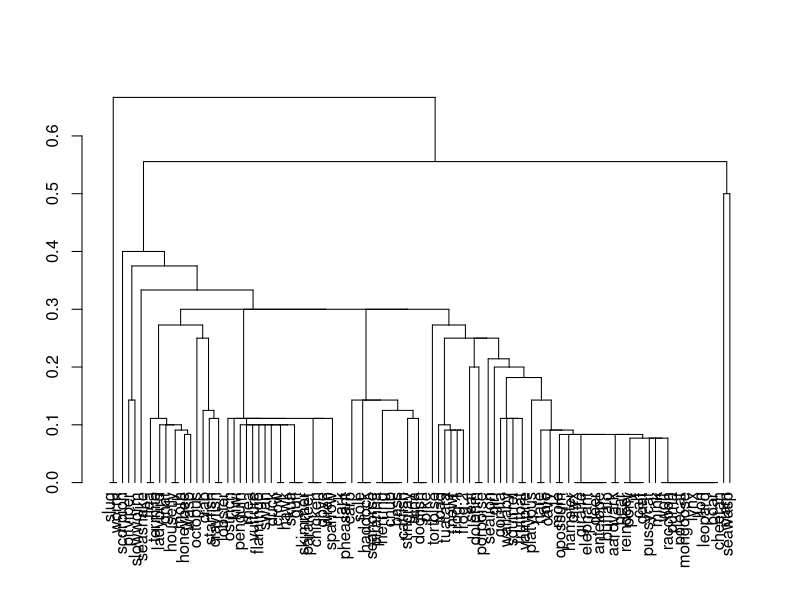
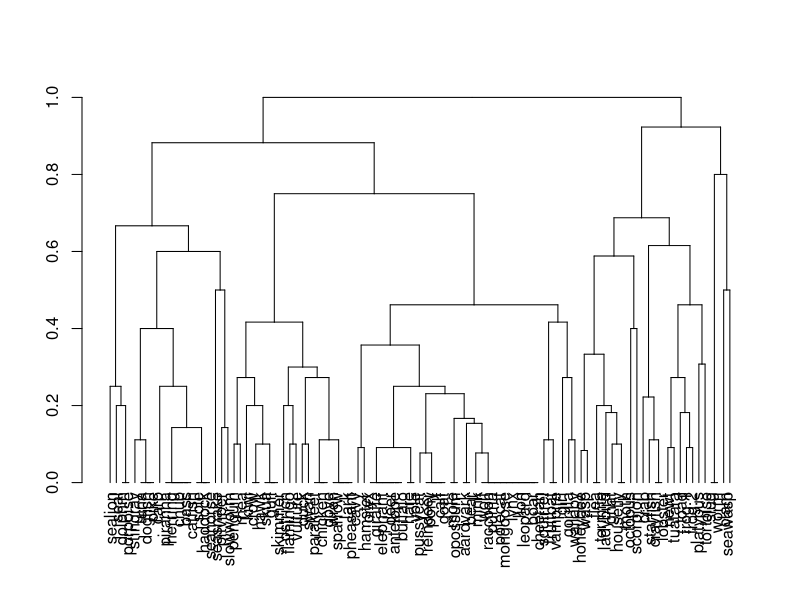
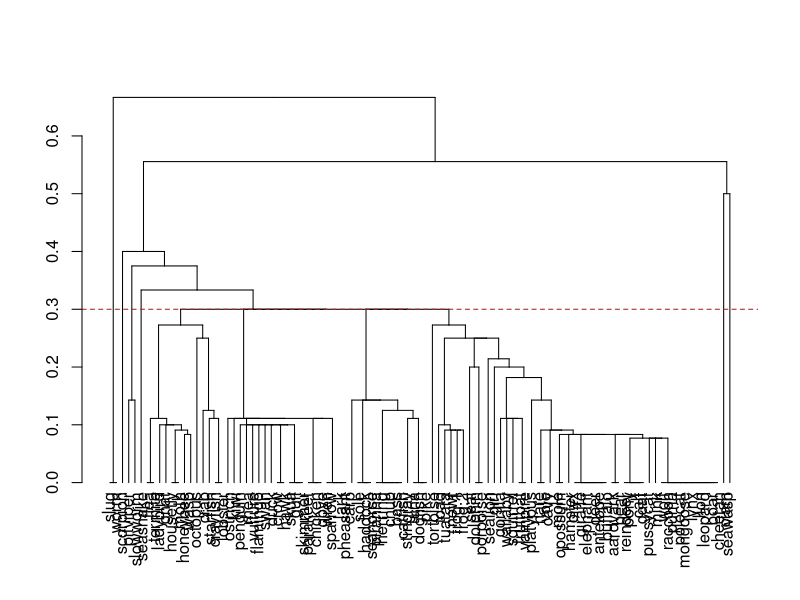
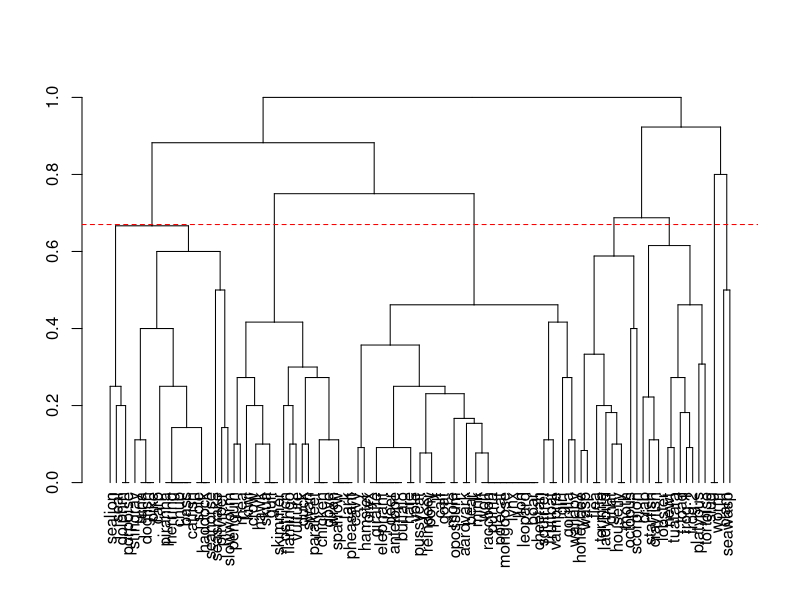

These charts were generated, in order, by the following R code:
# Topic 3
library(caret)
library(mlbench)
data("Zoo")


data = Zoo[,-17] # 17th column is a class label 

#Compute the dissimilarity distance matrix of the dataset using three different methods:
#Euclidean, Manhattan and Jaccard.
#Provide in the following space the distances between 
#chicken and flamingo and between 
#chicken and squirrel
library(vegan)
matrix1 = vegdist(data,method = "euclidean")

distMatrix <- as.matrix(matrix1)
distMatrix["chicken","flamingo"] # 1.414214
distMatrix["chicken","squirrel"] # 2.645751

matrix2 = vegdist(data,method = "manhattan")
distMatrix2 <- as.matrix(matrix2)
distMatrix2["chicken","flamingo"] #2
distMatrix2["chicken","squirrel"] #7 

matrix3 = vegdist(data,method = "jaccard")
distMatrix3 <- as.matrix(matrix3)
distMatrix3["chicken","flamingo"] #0.2
distMatrix3["chicken","squirrel"] # 0.5833333


#Perform agglomerative hierarchical clustering using the Jaccard dissimilarity distance matrix
#and both complete and single linkage

single = hclust(matrix3,method = "single")
plot(as.dendrogram(single))
singleplot = as.dendrogram(single)


complete = hclust(matrix3,method = "complete")
plot(as.dendrogram(complete))
completeplot = as.dendrogram(complete) 


# We use the $height to check the dendogram heights and sort them
# The biggest value is the height of the first split. Second biggest is second split, etc.

sort(single$height) #7th biggest height 0.3
sort(complete$height) #7th biggest height 0.6666667



plot(singleplot)+
  abline(h = 0.3, lty = 2, col = "red" )

plot(completeplot)+
  abline(h = 0.67, lty = 2, col = "red" )




#cut the dendrograms into 7 clusters
group1 <- cutree(complete, k=7)



group1 = as.factor(group1)

levels(group1) <- levels(Zoo$type)

confusionMatrix( data = group1 ,reference =Zoo$type)

group2 <-cutree(single,k=7)
group2 = as.factor(group2)

levels(group2) <- levels(Zoo$type)
confusionMatrix(data = group2,reference =  Zoo$type)





#append cluster labels to original data

Zoo = cbind(Zoo,complete_cluster = group1)
Zoo = cbind(Zoo,single_cluster = group2)


